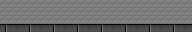

A 2D game scene composited from a Tiled map and its tileset images. What follows is a short description and the map's XML, with each tile layer's data collapsed to a summary:
An orthogonal 24x4 tile map with 8x8 px tiles, 1 tile layer (Tile Layer 1), 2 tilesets and 1 object.

<map version="1.0" orientation="orthogonal" width="24" height="4" tilewidth="8" tileheight="8">
 <tileset firstgid="1" name="dungeon" tilewidth="8" tileheight="8">
  <image source="../../www/assets/images/tileset.png" width="16" height="16" />
 </tileset>
 <tileset firstgid="9" name="chest" tilewidth="15" tileheight="12">
  <image source="../../www/assets/images/chest.png" width="15" height="12" />
 </tileset>
 <layer name="Tile Layer 1" width="24" height="4">
  <data>[96 cells, 96 non-empty, 4 distinct tile ids]</data>
 </layer>
 <objectgroup name="Object Layer 1" width="24" height="4">
  <object gid="9" x="116" y="29" />
 </objectgroup>
</map>